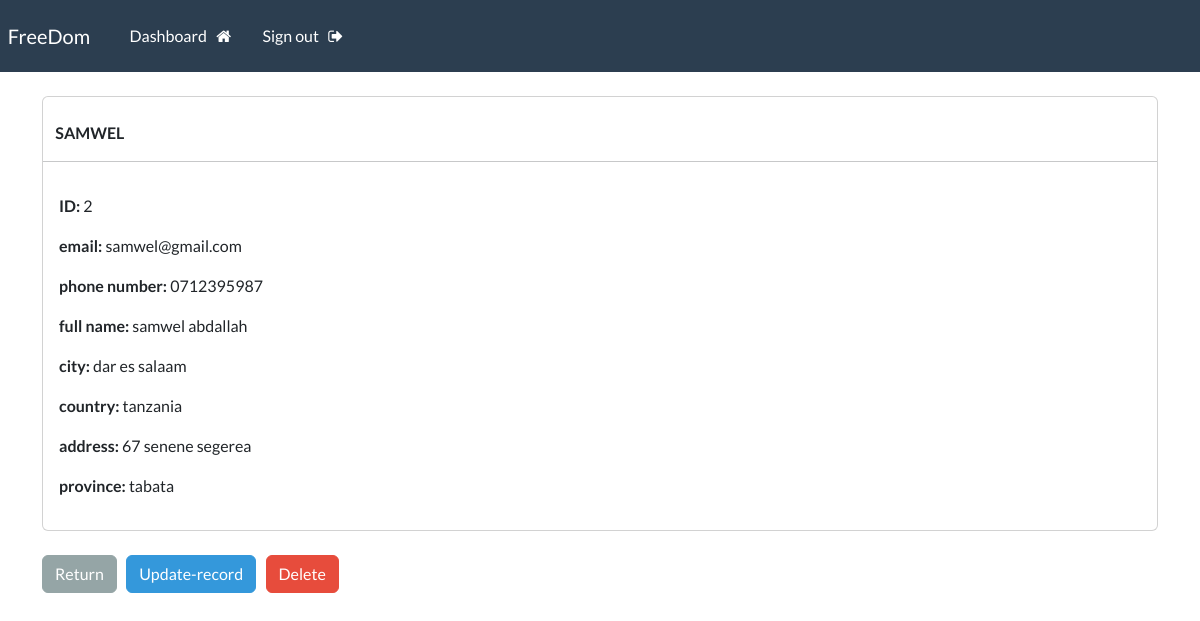
The page /record/2 (signed in) on the database its author committed.
### freeapp/models.py (models this page shows, shortened)
class Record(models.Model):
    creation_date = models.DateTimeField(auto_now_add=True)
    first_name = models.CharField(max_length=100)
    last_name = models.CharField(max_length=100)
    email = models.CharField(max_length=300)
    phone = models.CharField(max_length=20)
    address = models.CharField(max_length=300)
    city = models.CharField(max_length=255)
    province = models.CharField(max_length=200)
    country = models.CharField(max_length=150)

### freeapp/views.py (the view)
# urls.py: path("record/<int:pk>", views.singular_record, name="record"),
@login_required(login_url="my-login")
def singular_record(request, pk):
    all_records = Record.objects.get(id=pk)
    context = {"record": all_records}
    return render(request, "freeapp/view-record.html", context=context)

### freeapp/templates/freeapp/view-record.html (shortened to what this page needs)
{% extends 'freeapp/base.html' %}
{% load crispy_forms_tags %}
    {% load crispy_forms_tags %}
    {% block content %}
        <div class="card">
           <strong>
            <br>
            {{record.first_name | upper}}
           </strong>
           <hr>
            <div class="card-body">
                <p> <strong> ID: </strong> {{record.id}} </p>
                <p> <strong> email: </strong> {{record.email}} </p>
                <p> <strong> phone number: </strong> {{record.phone}} </p>
                <p> <strong> full name: </strong> {{record.first_name}} {{record.last_name}}</p>
                <p> <strong> city: </strong> {{record.city}} </p>
                <p> <strong> country: </strong> {{record.country}} </p>
                <p> <strong> address: </strong> {{record.address}} </p>
                <p> <strong> province: </strong> {{record.province}} </p>
            </div>
        </div>
        <br>
        <a href="{% url 'dashboard' %}" class="btn btn-secondary">Return</a>
        <a href="{% url 'update-record' record.id %}" class="btn btn-info">Update-record</a>
        <a href="{% url 'delete-record' record.id %}" class="btn btn-danger">Delete</a>
    {% endblock content %}

### rows shown on the page
Record: first_name "SAMWEL", id "2", email "samwel@gmail.com", phone "0712395987", first_name "samwel", last_name "abdallah", city "dar es salaam", country "tanzania", address "67 senene segerea", province "tabata"
